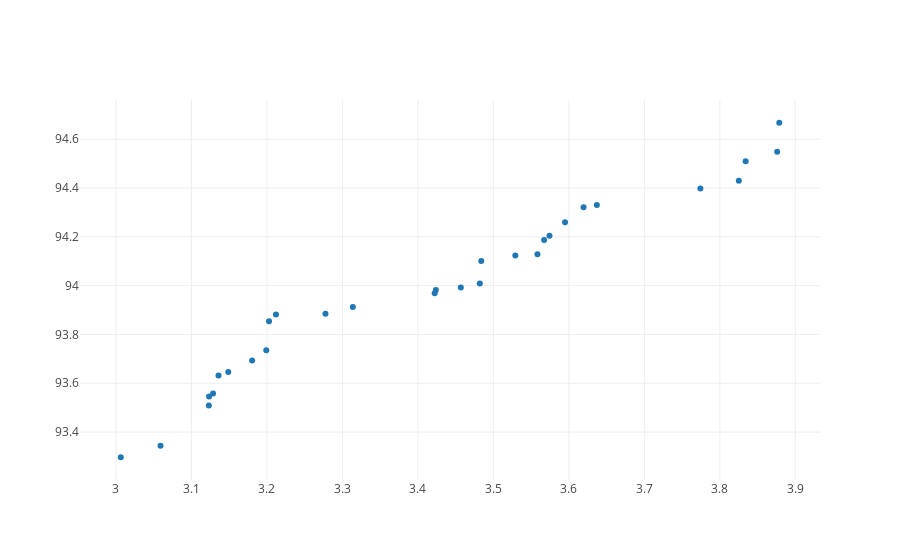

Write notebook code for a chart like this one.
### Markdown cell above
<h1><a name="sd" style="text-decoration: none; color: black;">What is Standard Deviation?</a></h1>

The standard deviation of a graphed relationship is key to understanding the significance of the relationship and determining the strength of the relationship. Standard deviation measures the spread of each data point from the mean value.

Don't worry too much about the code below, if you can pick out what certain lines do that's great, but if not, just run it and observe the graph below. Notice how the data doesn't form a perfect line, yet the relationship between age and height is clearly defined? This is because the values are spread out over a specific standard deviation around the mean line.

### Code cell
# Imports, borrowing code from a 'library' that is used to generate the graph.
import plotly.offline as py
from plotly.offline import init_notebook_mode, iplot
import plotly.graph_objs as go
import numpy as np
from numpy import random as rand
import math
init_notebook_mode(connected=True)

# Initializes data sets.
ages = []
heights = []

# Generates data set.
for i in range(30):
    ages.append(rand.uniform(3.0, 3.9))
    heights.append(rand.uniform(94-rand.random_sample(), 94+rand.random_sample()))

# Sorts data set from least to greatest.
ages.sort()
heights.sort()

# Generates graph.
trace = go.Scatter(
    x = ages,
    y = heights,
    mode = 'markers', 
    name = "Age vs. Height"
)

data = [trace]
py.iplot(data, filename='scatter-mode')

### Figure 1 — Plotly figure (JSON) as saved in the notebook; plotly's stock layout.template omitted (floating-point values rounded to 4 significant figures)
{"data": [{"mode": "markers", "name": "Age vs. Height", "type": "scatter", "uid": "ce51c2c8-959d-11e8-abe9-28cfe9142f7f", "x": [3.006, 3.059, 3.123, 3.123, 3.129, 3.136, 3.149, 3.18, 3.199, 3.203, 3.212, 3.278, 3.314, 3.422, 3.424, 3.457, 3.482, 3.484, 3.529, 3.558, 3.567, 3.574, 3.595, 3.619, 3.637, 3.774, 3.825, 3.834, 3.876, 3.879], "y": [93.3, 93.34, 93.51, 93.55, 93.56, 93.63, 93.65, 93.69, 93.74, 93.85, 93.88, 93.88, 93.91, 93.97, 93.98, 93.99, 94.01, 94.1, 94.12, 94.13, 94.19, 94.2, 94.26, 94.32, 94.33, 94.4, 94.43, 94.51, 94.55, 94.67]}], "layout": {}}
